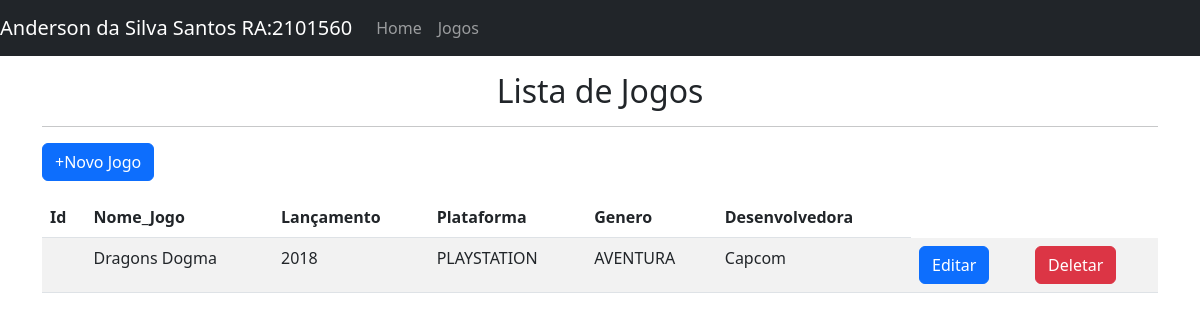
Before: /games with the older database file.
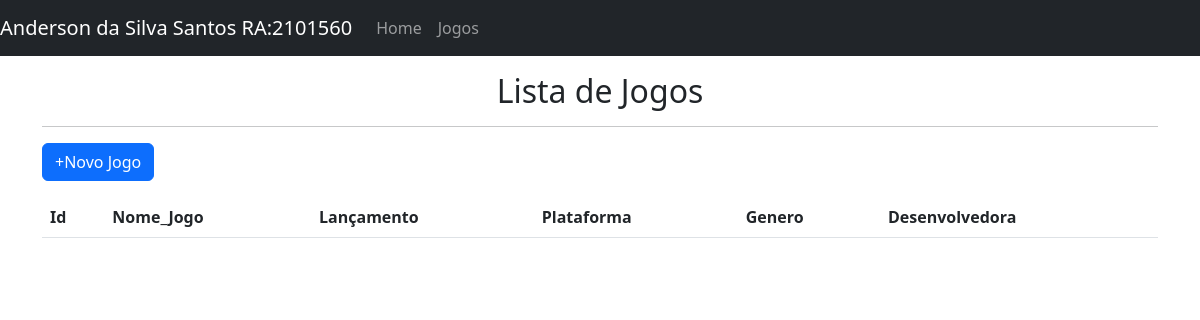
After: the same page with the newer database file.
### tables this page shows
CREATE TABLE registro_jogo (
    ID INTEGER PRIMARY KEY AUTOINCREMENT,
    NOME_JOGO TEXT,
    LANCAMENTO TEXT,
    PLATAFORMA TEXT,
    GENERO TEXT,
    DESENVOLVEDORA TEXT
);

### jogos.py (the view)
@app.route("/games")
def games():
    con = sql.connect ('registro_jogo.db')
    con.row_factory=sql.Row
    cur = con.cursor()
    cur.execute("select * from registro_jogo")
    data = cur.fetchall()
    return render_template ("games.html", datas=data)

### templates/games.html (shortened to what this page needs)
{% extends 'layout.html' %}
{% block body %}
<h2 style="text-align: center;">Lista de Jogos</h2>
    <hr>
<p class="text-right"> <a href="{{url_for('add_game')}}" class="btn btn-primary">+Novo Jogo</a></p>
<table class="table table-striped">
    <thead>
      <tr>
        <th scope="col">Id</th>
        <th scope="col">Nome_Jogo</th>
        <th scope="col">Lançamento</th>
        <th scope="col">Plataforma</th>
        <th scope="col">Genero</th>
        <th scope="col">Desenvolvedora</th>
      </tr>
    </thead>
    <tbody>
        {% for row in datas %}
      <tr>
        <td>{{loop.games}}</td>
        <td>{{row.NOME_JOGO}}</td>
        <td>{{row.LANCAMENTO}}</td>
        <td>{{row.PLATAFORMA}}</td>
        <td>{{row.GENERO}}</td>
        <td>{{row.DESENVOLVEDORA}}</td>
        <td><a href="{{url_for('edit_game',id=row.ID)}}" class="btn btn-primary">Editar</a></td>
        <td><a href="{{url_for('delete_game',id=row.ID)}}" class="btn btn-danger" onclick="return confirm ('Tem certeza que deseja apagar?')">Deletar </a></td>
      </tr>
        {% endfor %}
    </tbody>
  </table>
{% endblock %}

### templates/layout.html (shortened to what this page needs)
<!DOCTYPE html>
<html lang="pt-br">
<head>
        <link href="https://cdn.jsdelivr.net/npm/bootstrap@5.3.0-alpha1/dist/css/bootstrap.min.css" rel="stylesheet">
</head>
<body>
    <header>
        <nav class="navbar navbar-expand-lg navbar-dark bg-dark">
            <a class="navbar-brand" href="#">Anderson da Silva Santos RA:2101560 </a>
            <div class="collapse navbar-collapse" id="navbarNav">
              <ul class="navbar-nav">
                <li class="nav-item active">
                  <a class="nav-link" href="{{url_for('home')}}">Home </a>
                </li>
                <li class="nav-item">
                  <a class="nav-link" href="{{url_for('games')}}">Jogos</a>
                </li>
              </ul>
            </div>
          </nav>
    </header>
    <div class="container pt-3">
        {% block body %}
        {% endblock %}
    </div>
</body>
</html>

Changed rows visible on the page:
removed registro_jogo: NOME_JOGO "Dragons Dogma", LANCAMENTO "2018", PLATAFORMA "PLAYSTATION", GENERO "AVENTURA", DESENVOLVEDORA "Capcom"
